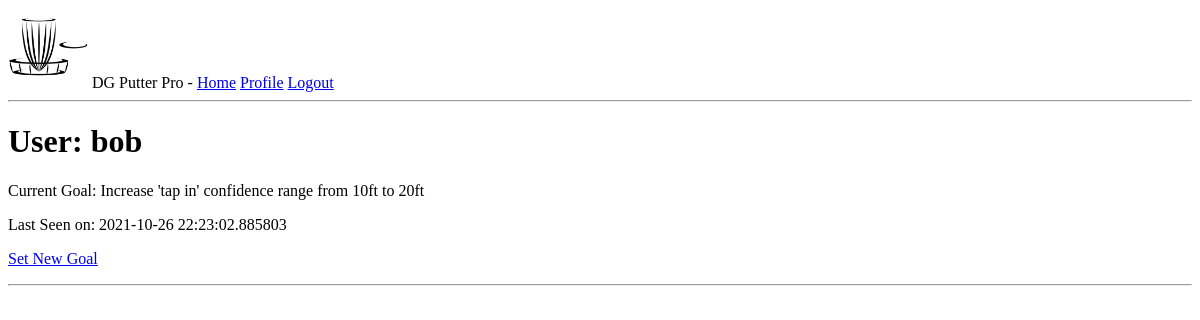
The page /user/bob (signed in) on the database as committed earlier.
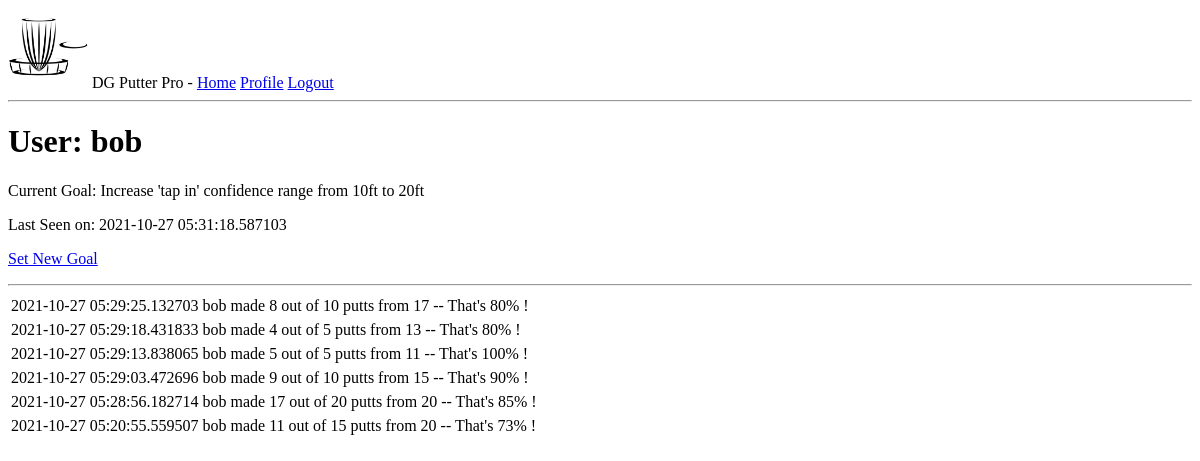
The same page on the database as committed later.
### app/models.py (models this page shows, shortened)
class User(UserMixin, db.Model):
    id = db.Column(db.Integer, primary_key=True)
    username = db.Column(db.String(64), index=True, unique=True)
    email = db.Column(db.String(120), index=True, unique=True)
    password_hash = db.Column(db.String(128))
    drills = db.relationship('Drill', backref='user', lazy='dynamic')
    current_goal = db.Column(db.String(140))
    last_seen = db.Column(db.DateTime, default=datetime.utcnow)

class Drill(db.Model):
    id = db.Column(db.Integer, primary_key=True)
    user_id = db.Column(db.Integer, db.ForeignKey('user.id'))
    timestamp = db.Column(db.DateTime, index=True, default=datetime.utcnow)
    putt_distance = db.Column(db.Integer)
    number_attempts = db.Column(db.Integer)
    number_putts_made = db.Column(db.Integer)
    CheckConstraint(number_putts_made <= number_attempts)

### app/routes.py (the view)
@app.route('/user/<username>')
@login_required
def user(username):
    user = User.query.filter_by(username=username).first_or_404()
    drills = user.drills.order_by(Drill.timestamp.desc())
    return render_template('user.html', user=user, drills=drills)

### app/models.py (called while the page is built)
@login.user_loader
def load_user(id):
    return User.query.get(int(id))

### app/routes.py (called while the page is built)
@app.before_request
def before_request():
    if current_user.is_authenticated:
        current_user.last_seen = datetime.utcnow()
        db.session.commit()

### app/templates/user.html
{% extends "base.html" %}
{% block content %}
    <h1>User: {{ user.username }}</h1>
    {% if user.current_goal %}<p>Current Goal: {{ user.current_goal }}</p>{% endif %}
    {% if user.last_seen %}<p>Last Seen on: {{ user.last_seen }}</p>{% endif %}
    {% if user == current_user %}
        <p><a href="{{ url_for('edit_goal') }}">Set New Goal</a> </p>
    {% endif %}
    <hr>
    {% for drill in drills %}
        {% include '_drill.html' %}
    {% endfor %}
{% endblock %}

### app/templates/base.html (shortened to what this page needs)
<!doctype html>
<html>
    <head>
    </head>
    <body>
        <div>
            <img src="/static/images/dg-basket-1.png", width="80", height="80">
            DG Putter Pro -
            <a href="{{ url_for('index') }}">Home</a>
            {% if current_user.is_anonymous %}
            <a href="{{ url_for('login') }}">Login</a>
            {% else %}
            <a href="{{ url_for('user', username=current_user.username) }}">Profile</a>
            <a href="{{ url_for('logout') }}">Logout</a>
            {% endif %}
        </div>
        <hr>
        {% block content %}{% endblock %}
    </body>
</html>

### app/templates/_drill.html
<table>
    <tr valign="top">
        <td>
            {{ drill.timestamp }} {{ drill.user.username }} made {{ drill.number_putts_made }} out of {{ drill.number_attempts }} putts
            from {{ drill.putt_distance }} -- That's {{ (drill.number_putts_made / drill.number_attempts * 100) |round|int}}% !
        </td>
    </tr>
</table>

Rows that differ between the two databases and show on the page:
changed User "bob": last_seen "2021-10-26 22:23:02.885803" → "2021-10-27 05:31:18.587103"
added Drill: timestamp "2021-10-27 05:29:25.132703", user.username "bob", number_putts_made "8", number_attempts "10", putt_distance "17", number_putts_made+number_attempts "80"
added Drill: timestamp "2021-10-27 05:29:18.431833", user.username "bob", number_putts_made "4", number_attempts "5", putt_distance "13", number_putts_made+number_attempts "80"
added Drill: timestamp "2021-10-27 05:29:13.838065", user.username "bob", number_putts_made "5", number_attempts "5", putt_distance "11", number_putts_made+number_attempts "100"
added Drill: timestamp "2021-10-27 05:29:03.472696", user.username "bob", number_putts_made "9", number_attempts "10", putt_distance "15", number_putts_made+number_attempts "90"
added Drill: timestamp "2021-10-27 05:28:56.182714", user.username "bob", number_putts_made "17", number_attempts "20", putt_distance "20", number_putts_made+number_attempts "85"
added Drill: timestamp "2021-10-27 05:20:55.559507", user.username "bob", number_putts_made "11", number_attempts "15", putt_distance "20", number_putts_made+number_attempts "73"
